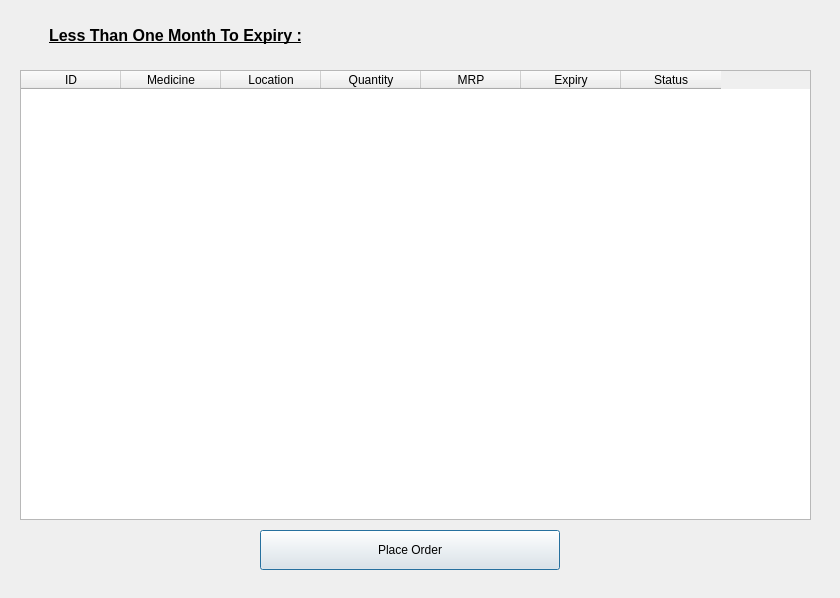
<?xml version="1.0" encoding="UTF-8"?>
<ui version="4.0">
 <class>ExpiryDates</class>
 <widget class="QDialog" name="ExpiryDates">
  <property name="geometry">
   <rect>
    <x>0</x>
    <y>0</y>
    <width>840</width>
    <height>598</height>
   </rect>
  </property>
  <property name="maximumSize">
   <size>
    <width>1000</width>
    <height>1000</height>
   </size>
  </property>
  <property name="windowTitle">
   <string>Dialog</string>
  </property>
  <widget class="QTableWidget" name="ExpiryTable">
   <property name="geometry">
    <rect>
     <x>20</x>
     <y>70</y>
     <width>791</width>
     <height>450</height>
    </rect>
   </property>
   <property name="maximumSize">
    <size>
     <width>800</width>
     <height>450</height>
    </size>
   </property>
   <property name="selectionMode">
    <enum>QAbstractItemView::SingleSelection</enum>
   </property>
   <property name="selectionBehavior">
    <enum>QAbstractItemView::SelectRows</enum>
   </property>
   <column>
    <property name="text">
     <string>ID</string>
    </property>
   </column>
   <column>
    <property name="text">
     <string>Medicine</string>
    </property>
   </column>
   <column>
    <property name="text">
     <string>Location</string>
    </property>
   </column>
   <column>
    <property name="text">
     <string>Quantity</string>
    </property>
   </column>
   <column>
    <property name="text">
     <string>MRP</string>
    </property>
   </column>
   <column>
    <property name="text">
     <string>Expiry</string>
    </property>
   </column>
   <column>
    <property name="text">
     <string>Status</string>
    </property>
   </column>
  </widget>
  <widget class="QPushButton" name="PlaceOrderButton">
   <property name="geometry">
    <rect>
     <x>260</x>
     <y>530</y>
     <width>300</width>
     <height>40</height>
    </rect>
   </property>
   <property name="minimumSize">
    <size>
     <width>300</width>
     <height>40</height>
    </size>
   </property>
   <property name="maximumSize">
    <size>
     <width>500</width>
     <height>20</height>
    </size>
   </property>
   <property name="text">
    <string>Place Order</string>
   </property>
  </widget>
  <widget class="QLabel" name="label">
   <property name="geometry">
    <rect>
     <x>10</x>
     <y>20</y>
     <width>331</width>
     <height>31</height>
    </rect>
   </property>
   <property name="text">
    <string>&lt;html&gt;&lt;head/&gt;&lt;body&gt;&lt;p align=&quot;center&quot;&gt;&lt;span style=&quot; font-size:12pt; font-weight:700; text-decoration: underline;&quot;&gt;Less Than One Month To Expiry :&lt;/span&gt;&lt;/p&gt;&lt;/body&gt;&lt;/html&gt;</string>
   </property>
  </widget>
 </widget>
 <resources/>
 <connections/>
</ui>
